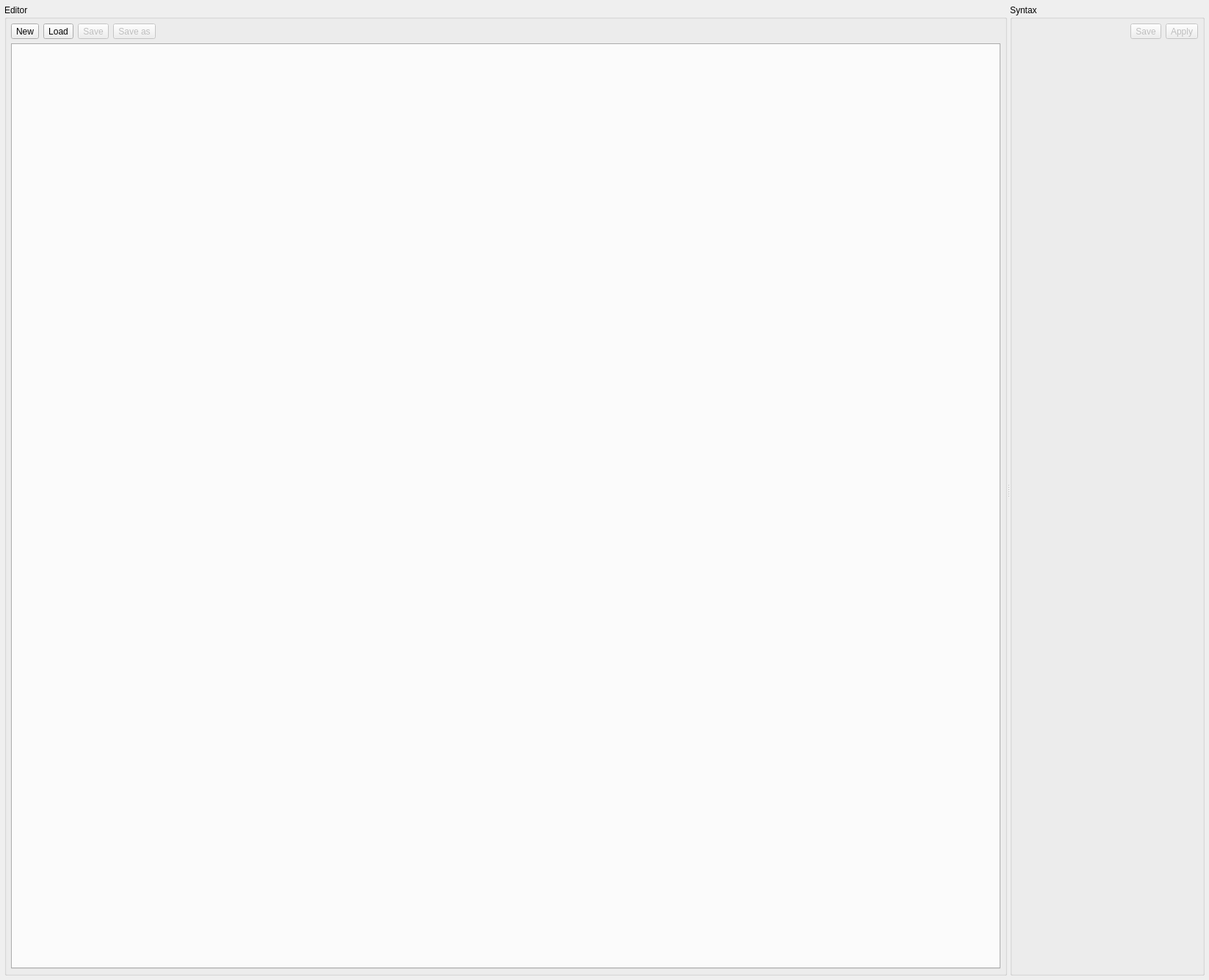
<?xml version="1.0" encoding="UTF-8"?>
<ui version="4.0">
 <class>SchemaEditorForm</class>
 <widget class="QWidget" name="SchemaEditorForm">
  <property name="geometry">
   <rect>
    <x>0</x>
    <y>0</y>
    <width>1646</width>
    <height>1334</height>
   </rect>
  </property>
  <property name="minimumSize">
   <size>
    <width>800</width>
    <height>600</height>
   </size>
  </property>
  <property name="windowTitle">
   <string>Schema Editor</string>
  </property>
  <property name="windowIcon">
   <iconset resource="../../../libs/libgui/res/resources.qrc">
    <normaloff>:/icons/icons/pgsqlModeler48x48.png</normaloff>:/icons/icons/pgsqlModeler48x48.png</iconset>
  </property>
  <layout class="QGridLayout" name="gridLayout_3">
   <property name="leftMargin">
    <number>6</number>
   </property>
   <property name="topMargin">
    <number>6</number>
   </property>
   <property name="rightMargin">
    <number>6</number>
   </property>
   <property name="bottomMargin">
    <number>6</number>
   </property>
   <item row="0" column="0">
    <widget class="QSplitter" name="splitter">
     <property name="orientation">
      <enum>Qt::Horizontal</enum>
     </property>
     <property name="childrenCollapsible">
      <bool>false</bool>
     </property>
     <widget class="QGroupBox" name="groupBox">
      <property name="title">
       <string>Editor</string>
      </property>
      <layout class="QGridLayout" name="gridLayout">
       <property name="leftMargin">
        <number>6</number>
       </property>
       <property name="topMargin">
        <number>6</number>
       </property>
       <property name="rightMargin">
        <number>6</number>
       </property>
       <property name="bottomMargin">
        <number>6</number>
       </property>
       <item row="0" column="0">
        <widget class="QToolButton" name="new_sch_tb">
         <property name="text">
          <string>New</string>
         </property>
         <property name="icon">
          <iconset resource="../../../libs/libgui/res/resources.qrc">
           <normaloff>:/icons/icons/new.png</normaloff>:/icons/icons/new.png</iconset>
         </property>
         <property name="iconSize">
          <size>
           <width>22</width>
           <height>22</height>
          </size>
         </property>
         <property name="toolButtonStyle">
          <enum>Qt::ToolButtonTextBesideIcon</enum>
         </property>
        </widget>
       </item>
       <item row="0" column="1">
        <widget class="QToolButton" name="load_sch_tb">
         <property name="text">
          <string>Load</string>
         </property>
         <property name="icon">
          <iconset resource="../../../libs/libgui/res/resources.qrc">
           <normaloff>:/icons/icons/open.png</normaloff>:/icons/icons/open.png</iconset>
         </property>
         <property name="iconSize">
          <size>
           <width>22</width>
           <height>22</height>
          </size>
         </property>
         <property name="toolButtonStyle">
          <enum>Qt::ToolButtonTextBesideIcon</enum>
         </property>
        </widget>
       </item>
       <item row="0" column="2">
        <widget class="QToolButton" name="save_sch_tb">
         <property name="enabled">
          <bool>false</bool>
         </property>
         <property name="text">
          <string>Save</string>
         </property>
         <property name="icon">
          <iconset resource="../../../libs/libgui/res/resources.qrc">
           <normaloff>:/icons/icons/save.png</normaloff>:/icons/icons/save.png</iconset>
         </property>
         <property name="iconSize">
          <size>
           <width>22</width>
           <height>22</height>
          </size>
         </property>
         <property name="toolButtonStyle">
          <enum>Qt::ToolButtonTextBesideIcon</enum>
         </property>
        </widget>
       </item>
       <item row="0" column="3">
        <widget class="QToolButton" name="save_as_sch_tb">
         <property name="enabled">
          <bool>false</bool>
         </property>
         <property name="text">
          <string>Save as</string>
         </property>
         <property name="icon">
          <iconset resource="../../../libs/libgui/res/resources.qrc">
           <normaloff>:/icons/icons/saveas.png</normaloff>:/icons/icons/saveas.png</iconset>
         </property>
         <property name="iconSize">
          <size>
           <width>22</width>
           <height>22</height>
          </size>
         </property>
         <property name="toolButtonStyle">
          <enum>Qt::ToolButtonTextBesideIcon</enum>
         </property>
        </widget>
       </item>
       <item row="0" column="4">
        <spacer name="horizontalSpacer">
         <property name="orientation">
          <enum>Qt::Horizontal</enum>
         </property>
         <property name="sizeHint" stdset="0">
          <size>
           <width>377</width>
           <height>20</height>
          </size>
         </property>
        </spacer>
       </item>
       <item row="1" column="0" colspan="5">
        <widget class="QTabWidget" name="editors_tbw">
         <property name="tabPosition">
          <enum>QTabWidget::North</enum>
         </property>
         <property name="tabsClosable">
          <bool>true</bool>
         </property>
        </widget>
       </item>
      </layout>
     </widget>
     <widget class="QGroupBox" name="groupBox_2">
      <property name="title">
       <string>Syntax</string>
      </property>
      <layout class="QGridLayout" name="gridLayout_2">
       <property name="leftMargin">
        <number>6</number>
       </property>
       <property name="topMargin">
        <number>6</number>
       </property>
       <property name="rightMargin">
        <number>6</number>
       </property>
       <property name="bottomMargin">
        <number>6</number>
       </property>
       <item row="0" column="0">
        <widget class="QWidget" name="syntax_conf_wgt" native="true">
         <property name="sizePolicy">
          <sizepolicy hsizetype="Expanding" vsizetype="Preferred">
           <horstretch>0</horstretch>
           <verstretch>0</verstretch>
          </sizepolicy>
         </property>
        </widget>
       </item>
       <item row="0" column="1">
        <widget class="QToolButton" name="save_conf_tb">
         <property name="enabled">
          <bool>false</bool>
         </property>
         <property name="toolTip">
          <string>Save the changes in syntax highlighting settings to the conf file.</string>
         </property>
         <property name="text">
          <string>Save</string>
         </property>
         <property name="icon">
          <iconset resource="../../../libs/libgui/res/resources.qrc">
           <normaloff>:/icons/icons/save.png</normaloff>:/icons/icons/save.png</iconset>
         </property>
         <property name="iconSize">
          <size>
           <width>22</width>
           <height>22</height>
          </size>
         </property>
         <property name="toolButtonStyle">
          <enum>Qt::ToolButtonTextBesideIcon</enum>
         </property>
        </widget>
       </item>
       <item row="0" column="2">
        <widget class="QToolButton" name="apply_conf_tb">
         <property name="enabled">
          <bool>false</bool>
         </property>
         <property name="toolTip">
          <string>Apply the loaded settings to the open editors.</string>
         </property>
         <property name="text">
          <string>Apply</string>
         </property>
         <property name="icon">
          <iconset resource="../../../libs/libgui/res/resources.qrc">
           <normaloff>:/icons/icons/confirm.png</normaloff>:/icons/icons/confirm.png</iconset>
         </property>
         <property name="iconSize">
          <size>
           <width>22</width>
           <height>22</height>
          </size>
         </property>
         <property name="toolButtonStyle">
          <enum>Qt::ToolButtonTextBesideIcon</enum>
         </property>
        </widget>
       </item>
       <item row="1" column="0" colspan="3">
        <widget class="QWidget" name="syntax_wgt" native="true"/>
       </item>
      </layout>
     </widget>
    </widget>
   </item>
  </layout>
 </widget>
 <resources>
  <include location="../../../libs/libgui/res/resources.qrc"/>
 </resources>
 <connections/>
</ui>
